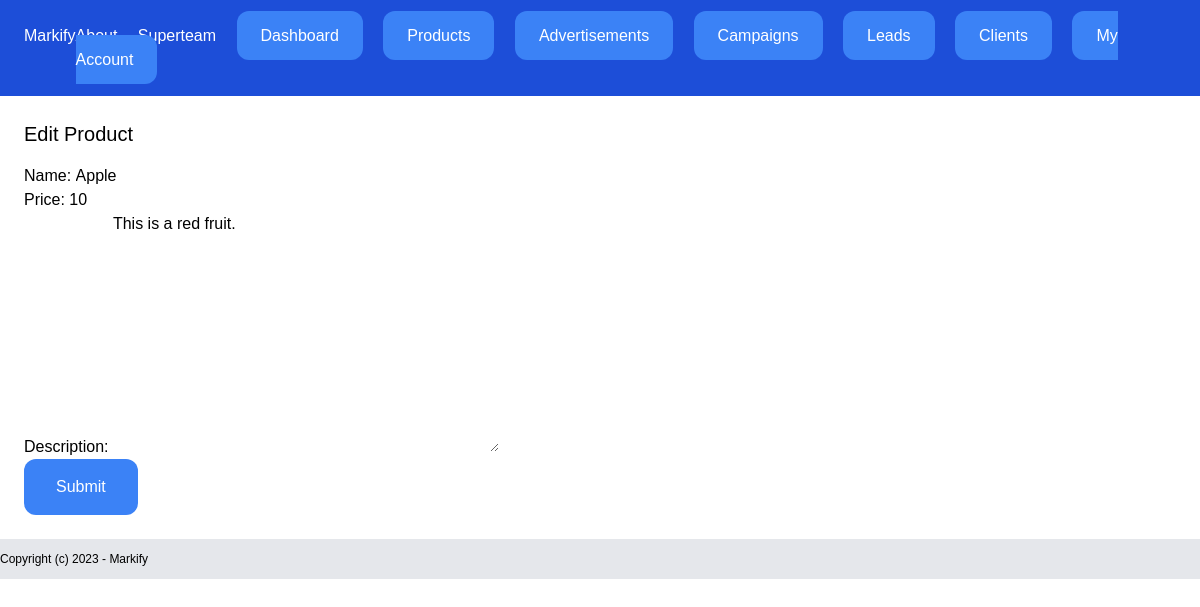
The page /dashboard/products/2/edit/ (signed in) on the database its author committed.
### team/models.py (models this page shows, shortened)
class Team(models.Model):
    name = models.CharField(max_length=100)
    plan = models.ForeignKey(Plan, related_name='teams', blank=True, null=True, on_delete=models.CASCADE)
    members = models.ManyToManyField(User, related_name='teams')
    created_by = models.ForeignKey(User, related_name='created_teams', on_delete=models.CASCADE)
    created_at = models.DateTimeField(auto_now_add=True)
    modified_by = models.DateTimeField(auto_now=True)
    class Meta:
        ordering = ('name',)

### product/models.py (models this page shows, shortened)
class Product(models.Model):
    name = models.CharField(max_length=255)
    team = models.ForeignKey(Team, related_name='products', on_delete=models.CASCADE)
    price = models.IntegerField(default=0)
    description = models.TextField(blank=True, null=True)
    created_by = models.ForeignKey(User, related_name='products', on_delete=models.CASCADE)
    created_at = models.DateTimeField(auto_now_add=True)
    modified_at = models.DateTimeField(auto_now=True)

### product/views.py (the view)
# urls.py: path('<int:pk>/edit/', views.product_edit, name='edit'),
@login_required
def product_edit(request, pk):
    product = get_object_or_404(Product, team=request.user.userprofile.active_team, pk=pk)
    if request.method == 'POST':
        form = AddProductForm(request.POST, instance=product)
        if form.is_valid():
            product = form.save()
            messages.success(request, "The changes were saved.")
            return redirect('products:list')
    else:
        form = AddProductForm(instance=product)
    return render(request, 'product/product_edit.html',{
        'form': form,
    })

### product/forms.py
class AddProductForm(forms.ModelForm):
    class Meta:
        model = Product
        fields = ('name', 'price', 'description',)

### campaigns/context_processors.py (called while the page is built)
def campaign_expired(request):
    campaigns = Campaign.objects.all()
    for campaign in campaigns:
        if campaign.end_date < timezone.now().date():
            campaign.active = False
            campaign.save()
    return {'campaigns': campaigns}

### team/context_processors.py (called while the page is built)
def active_team(request):
    if request.user.is_authenticated:
        if request.user.userprofile.active_team:
            team = request.user.userprofile.active_team
        else:
            team = Team.objects.filter(created_by=request.user)[0]
    else:
        team = None
    return {'active_team': team}

### product/templates/product/product_edit.html (shortened to what this page needs)
{%extends "core/base.html"%}
{%block content%}
    <div class='py-6 px-6'>
        <h1 class='text-xl mb-4'>Edit Product</h1>
        <form method='post' action='.'>
            {{form.as_p}}
            <button class="py-4 px-8 bg-blue-500 text-white rounded-xl">Submit</button>
        </form>
    </div>
{%endblock%}

### core/templates/core/partials/nav.html (shortened to what this page needs)
<nav class='py-6 flex justify-between bg-blue-700 px-6'>
    <a href='/' class='text-white'>Markify</a>
    <div class="space-x-4">
      <a href="{% url 'about' %}" class='text-white'>About</a>
      {%if request.user.is_authenticated%}
      <a href="{%url 'teams:detail' active_team.id %}" class='text-white text'>{{active_team.name}}</a>
      <a href='{%url "dashboard" %}' class='text-white py-4 px-6 bg-blue-500 rounded-xl'>Dashboard</a>
      <a href='{%url "products:list" %}' class='text-white py-4 px-6 bg-blue-500 rounded-xl'>Products</a>
      <a href='{%url "ads:list" %}' class='text-white py-4 px-6 bg-blue-500 rounded-xl'>Advertisements</a>
      <a href='{%url "campaigns:list" %}' class='text-white py-4 px-6 bg-blue-500 rounded-xl'>Campaigns</a>
      <a href='{%url "leads:list" %}' class='text-white py-4 px-6 bg-blue-500 rounded-xl'>Leads</a>
      <a href='{%url "clients:list" %}' class='text-white py-4 px-6 bg-blue-500 rounded-xl'>Clients</a>
      <a href='{%url "userprofile:myaccount" %}' class='text-white py-4 px-6 bg-blue-500 rounded-xl'>My Account</a>
      {% endif %}
    </div>
  </nav>

### rows shown on the page
Team: name "Superteam"
Product: name "Apple", price "10", description "This is a red fruit."
